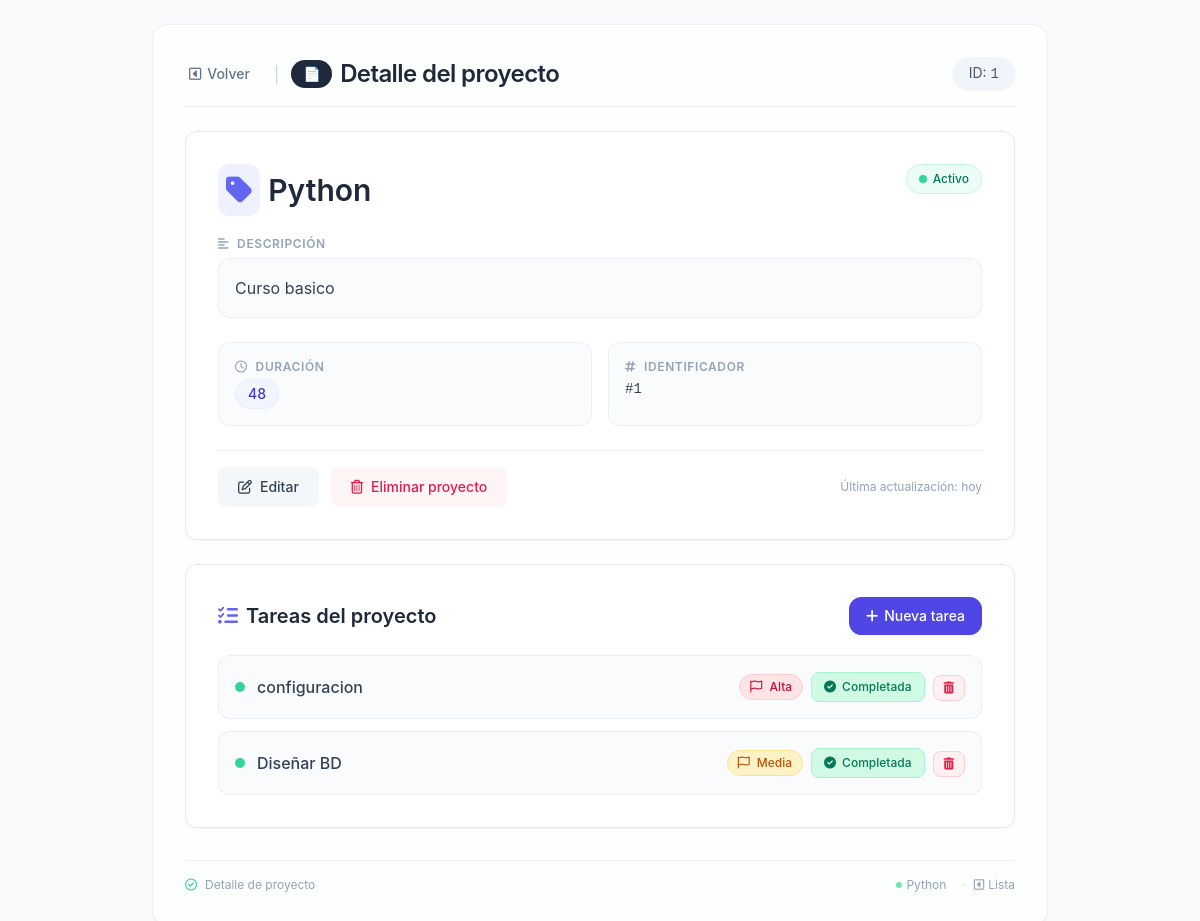
Screenshot of /proyectos/1/ with the database file from the repository.
### gestor_proyecto/models.py (models this page shows, shortened)
class Proyecto(models.Model):
    nombre = models.CharField(max_length=100)
    descripcion = models.TextField()
    duracion = models.IntegerField()
    imagen= models.ImageField(upload_to='img/',default='img/logo.png')

class Tarea(models.Model):
    PRIORIDAD_CHOICES =[
        ('BAJA','Baja'),
        ('MEDIA','Media'),
        ('ALTA','Alta'),
    ]
    ESTADO_CHOICES = [
        ('PENDIENTE','Pendiente'),
        ('EN_PROGRESO', 'En Progreso'),
        ('COMPLETADA', 'Completada'),
    ]
    proyecto = models.ForeignKey(
        Proyecto,
        on_delete=models.CASCADE,
        related_name='tareas'
    )
    titulo = models.CharField(max_length=50)
    prioridad = models.CharField(
        max_length=5,
        choices=PRIORIDAD_CHOICES,
        default='MEDIA',
    )
    estado = models.CharField(
        max_length=11,
        choices=ESTADO_CHOICES,
        default='PENDIENTE',
    )

### gestor_proyecto/views.py (the view)
# urls.py: path('proyectos/<int:id>/', views.ver_proyecto, name='ver_proyecto'),
def ver_proyecto(request, id):
    proyecto = Proyecto.objects.get(id=id)
    print(proyecto.tareas.all)
    return render(request, 'detalle_proyecto.html', {'proyecto': proyecto})

### gestor_proyecto/templates/detalle_proyecto.html (shortened to what this page needs)
<!DOCTYPE html>
<html lang="es">
<head>
    <script src="https://cdn.tailwindcss.com"></script>
    <link rel="stylesheet" href="https://cdnjs.cloudflare.com/ajax/libs/font-awesome/6.0.0-beta3/css/all.min.css" />
</head>
<body class="antialiased text-slate-700 p-4 md:p-6">
    <main class="max-w-4xl mx-auto bg-white/70 backdrop-blur-sm rounded-2xl shadow-sm p-6 md:p-8 border border-slate-200/60">
        <div class="flex flex-wrap items-center justify-between gap-4 mb-6 border-b border-slate-200/80 pb-4">
            <div class="flex items-center gap-3">
                <a href="{% url 'proyectos' %}"
                   class="inline-flex items-center gap-1.5 text-sm font-medium text-slate-500 hover:text-slate-700 transition-colors enlace-accion px-3 py-1.5 rounded-lg -ml-2">
                    <i class="fa-regular fa-square-caret-left"></i>
                    Volver
                </a>
                <span class="text-slate-300">|</span>
                <h1 class="text-2xl font-semibold tracking-tight text-slate-800 flex items-center gap-2">
                    <span class="bg-slate-800 text-white text-sm font-medium px-3 py-1 rounded-full">📄</span>
                    Detalle del proyecto
                </h1>
            </div>
            <div class="text-sm bg-slate-100 px-4 py-1.5 rounded-full text-slate-600 shadow-sm">
                ID: <span class="font-mono font-medium">{{ proyecto.id }}</span>
            </div>
        </div>
        <div class="detalle-card bg-white border border-slate-200/80 rounded-xl p-6 md:p-8 shadow-sm">
            <div class="flex flex-wrap items-start justify-between gap-4 mb-5">
                <h2 class="text-2xl md:text-3xl font-semibold text-slate-800 break-words flex items-center gap-2">
                    <span class="bg-indigo-50 p-2 rounded-xl text-indigo-500">
                        <i class="fa-solid fa-tag"></i>
                    </span>
                    {{ proyecto.nombre }}
                </h2>
                <span class="inline-flex items-center gap-1.5 text-xs font-medium text-emerald-700 bg-emerald-50 px-3 py-1.5 rounded-full border border-emerald-200/60">
                    <span class="w-2 h-2 rounded-full bg-emerald-400"></span>
                    Activo
                </span>
            </div>
            <div class="mb-6">
                <h3 class="text-xs font-semibold text-slate-400 uppercase tracking-wider mb-1.5 flex items-center gap-2">
                    <i class="fa-solid fa-align-left text-slate-400"></i>
                    Descripción
                </h3>
                <div class="bg-slate-50/70 rounded-xl p-4 border border-slate-200/60">
                    <p class="text-slate-700 leading-relaxed">
                        {{ proyecto.descripcion|default:"<span class='text-slate-400 italic'>Sin descripción proporcionada</span>" }}
                    </p>
                </div>
            </div>
            <div class="grid grid-cols-1 sm:grid-cols-2 gap-4 mb-6">
                <div class="bg-slate-50/70 rounded-xl p-4 border border-slate-200/60">
                    <h3 class="text-xs font-semibold text-slate-400 uppercase tracking-wider mb-1 flex items-center gap-2">
                        <i class="fa-regular fa-clock"></i>
                        Duración
                    </h3>
                    <p class="text-slate-700 font-medium flex items-center gap-2">
                        <span class="bg-indigo-50/70 px-3 py-1 rounded-full text-indigo-700 border border-indigo-100/60 text-sm">
                            {{ proyecto.duracion|default:"No especificada" }}
                        </span>
                    </p>
                </div>
                <div class="bg-slate-50/70 rounded-xl p-4 border border-slate-200/60">
                    <h3 class="text-xs font-semibold text-slate-400 uppercase tracking-wider mb-1 flex items-center gap-2">
                        <i class="fa-regular fa-hashtag"></i>
                        Identificador
                    </h3>
                    <p class="text-slate-700 font-mono text-sm">#{{ proyecto.id }}</p>
                </div>
            </div>
            <div class="flex flex-wrap items-center gap-3 pt-4 border-t border-slate-200/60 mt-2">
                <a href="{% url 'editar_proyecto' proyecto.id %}"
                   class="enlace-accion inline-flex items-center gap-2 px-5 py-2.5 text-sm font-medium text-slate-700 bg-slate-100/80 hover:bg-slate-200/80 rounded-lg transition-colors">
                    <i class="fa-regular fa-pen-to-square"></i>
                    Editar
                </a>
                <a href="{% url 'eliminar_proyecto' proyecto.id %}"
                   class="enlace-accion inline-flex items-center gap-2 px-5 py-2.5 text-sm font-medium text-rose-600 bg-rose-50/70 hover:bg-rose-100/80 rounded-lg transition-colors">
                    <i class="fa-regular fa-trash-can"></i>
                    Eliminar proyecto
                </a>
                <span class="text-xs text-slate-400 ml-auto">Última actualización: hoy</span>
            </div>
        </div>
        <div class="mt-6 bg-white border border-slate-200/80 rounded-xl p-6 md:p-8 shadow-sm">
            <div class="flex items-center justify-between gap-4 mb-5">
                <h2 class="text-xl font-semibold text-slate-800 flex items-center gap-2">
                    <i class="fa-solid fa-list-check text-indigo-500"></i>
                    Tareas del proyecto
                </h2>
                <a href="{% url 'crear_tarea' proyecto.id %}"
                   class="inline-flex items-center gap-1.5 px-4 py-2 bg-indigo-600 text-white text-sm font-medium rounded-xl border border-indigo-600 hover:bg-indigo-700 transition-colors shadow-sm">
                    <i class="fa-solid fa-plus"></i>
                    <span class="hidden sm:inline">Nueva tarea</span>
                </a>
            </div>
            <ul class="space-y-3">
                {% for tarea in proyecto.tareas.all %}
                    <li class="flex flex-col sm:flex-row items-start sm:items-center gap-2 p-4 bg-slate-50/70 rounded-xl border border-slate-200/60 hover:border-indigo-200 transition-colors">
                        <div class="flex items-center gap-3 flex-1 min-w-0 w-full sm:w-auto">
                            <span class="w-2.5 h-2.5 rounded-full flex-shrink-0
                                {% if tarea.estado == 'COMPLETADA' %}bg-emerald-400
                                {% elif tarea.estado == 'EN_PROGRESO' %}bg-amber-400
                                {% else %}bg-slate-400{% endif %}">
                            </span>
                            <span class="font-medium text-slate-700 truncate">{{ tarea.titulo }}</span>
                        </div>
                        <div class="flex flex-wrap items-center gap-2 w-full sm:w-auto ml-0 sm:ml-auto">
                            <span class="text-xs font-medium px-2.5 py-1 rounded-full
                                {% if tarea.prioridad == 'ALTA' %}bg-rose-100 text-rose-700 border border-rose-200
                                {% elif tarea.prioridad == 'MEDIA' %}bg-amber-100 text-amber-700 border border-amber-200
                                {% else %}bg-emerald-100 text-emerald-700 border border-emerald-200{% endif %}">
                                <i class="fa-regular fa-flag mr-1"></i>
                                {{ tarea.get_prioridad_display }}
                            </span>
                            <form action="{% url 'avanzar_estado_tarea' tarea.id %}" method="post" class="inline">
                                <button type="submit"
                                        class="btn-tarea inline-flex items-center gap-1.5 px-3 py-1.5 text-xs font-medium rounded-lg transition-colors
                                        {% if tarea.estado == 'COMPLETADA' %}
                                            bg-emerald-100 text-emerald-700 hover:bg-emerald-200 border border-emerald-200
                                        {% elif tarea.estado == 'EN_PROGRESO' %}
                                            bg-amber-100 text-amber-700 hover:bg-amber-200 border border-amber-200
                                        {% else %}
                                            bg-slate-100 text-slate-600 hover:bg-slate-200 border border-slate-200
                                        {% endif %}">
                                    {% if tarea.estado == 'COMPLETADA' %}
                                        <i class="fa-solid fa-circle-check"></i>
                                        {{ tarea.get_estado_display }}
                                    {% else %}
                                        <i class="fa-regular fa-circle-right"></i>
                                        {% if tarea.estado == 'PENDIENTE' %}Iniciar{% else %}Avanzar{% endif %}
                                    {% endif %}
                                </button>
                            </form>
                            <form action="{% url 'eliminar_tarea' tarea.id %}" method="post" class="inline">
                                <button onclick="return confirm('¿Estás seguro de eliminar esta tarea?')"
                                        type="submit"
                                        class="btn-tarea inline-flex items-center gap-1.5 px-2.5 py-1.5 text-xs font-medium rounded-lg transition-colors
                                        bg-rose-50 text-rose-600 hover:bg-rose-100 border border-rose-200">
                                    <i class="fa-solid fa-trash-can"></i>
                                </button>
                            </form>
                        </div>
                    </li>
                {% empty %}
                    <li class="text-center text-slate-400 py-8">
                        <i class="fa-regular fa-circle-check text-3xl block mb-3 text-slate-300"></i>
                        <p class="text-sm">Este proyecto aún no tiene tareas.</p>
                        <p class="text-xs mt-1">Haz clic en "Nueva tarea" para comenzar</p>
                    </li>
                {% endfor %}
            </ul>
        </div>
        <div class="mt-8 pt-4 border-t border-slate-200/60 text-xs text-slate-400 flex flex-wrap justify-between items-center">
            <span class="flex items-center gap-2">
                <i class="fa-regular fa-circle-check text-emerald-400"></i>
                Detalle de proyecto
            </span>
            <span class="flex gap-3">
                <span class="inline-flex items-center gap-1">
                    <span class="w-1.5 h-1.5 rounded-full bg-emerald-300"></span>
                    {{ proyecto.nombre|truncatechars:20 }}
                </span>
                <span class="inline-flex items-center gap-1">
                    <span class="mx-1 text-slate-300">·</span>
                    <i class="fa-regular fa-square-caret-left"></i>
                    <a href="{% url 'proyectos' %}" class="hover:text-indigo-500 transition-colors">
                        Lista
                    </a>
                </span>
            </span>
        </div>
    </main>
</body>
</html>

### gestor_proyecto/templates/detalle_proyecto.html (style rules this page uses)
body { font-family: 'Inter', -apple-system, BlinkMacSystemFont, 'Segoe UI', Roboto, sans-serif; background-color: #f8fafc; }
.detalle-card { transition: box-shadow 0.15s ease, transform 0.1s ease; }
.enlace-accion { transition: color 0.15s, background-color 0.15s; }
.btn-tarea { transition: all 0.15s ease; }

### rows the page displays
Proyecto: id "1", nombre "Python", descripcion "Curso basico", duracion "48"
Tarea: titulo "configuracion", prioridad "Alta", estado "Completada"
Tarea: titulo "Diseñar BD", prioridad "Media", estado "Completada"
